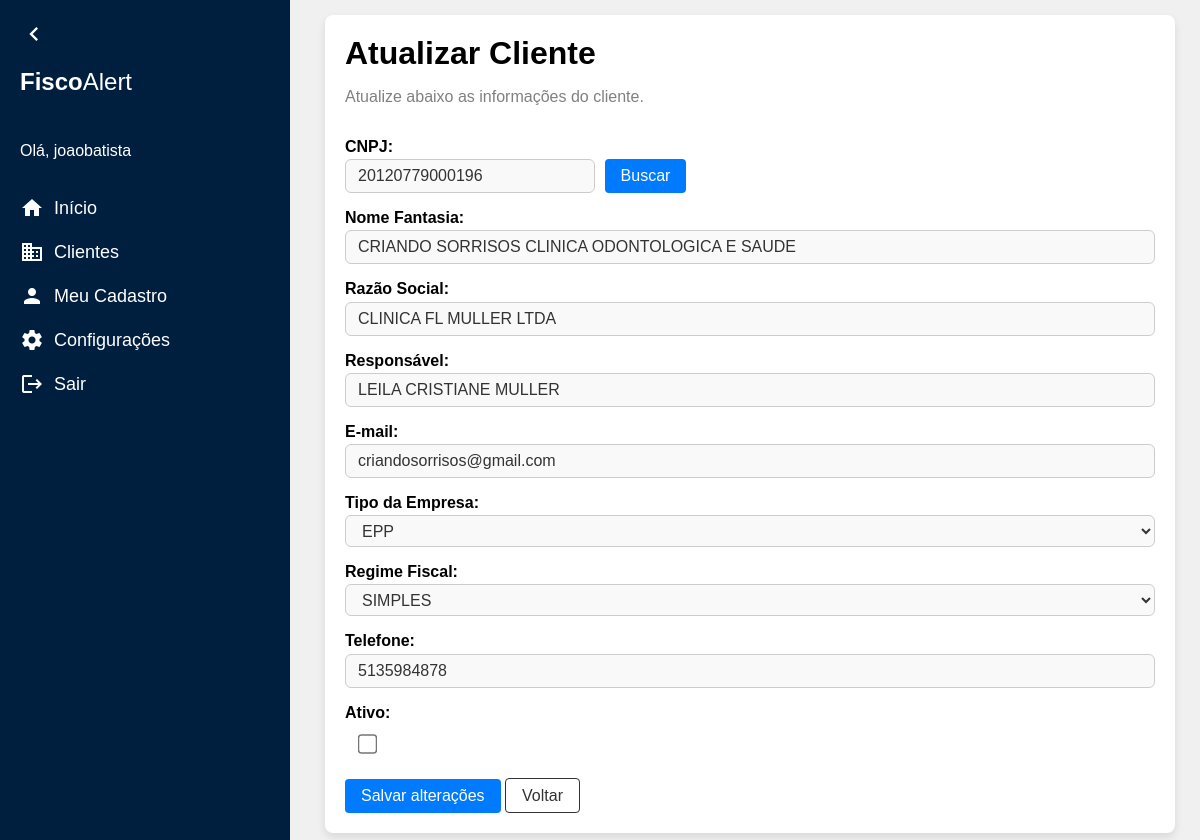
Page /cliente/6/update/ (signed in) on the committed database.
### contas/models.py (models this page shows)
class CustomUser(AbstractUser):
        escritorio = models.ForeignKey(
        Escritorio,
        on_delete=models.CASCADE,
        null=True,
        blank=True,
        related_name='usuarios'
    )

### clientes/models.py (models this page shows, shortened)
class Cliente(models.Model):
    id = models.AutoField(primary_key=True)
    nome_fantasia = models.CharField(max_length=200)
    razao_social = models.CharField(max_length=200)
    cnpj = models.CharField(max_length=14, blank=True, null=True)
    responsavel_tecnico = models.CharField(max_length=50)
    email = models.CharField(max_length=200, blank=True, null=True)
    tipo_empresa = models.ForeignKey(TipoEmpresa, on_delete=models.PROTECT, related_name='tipo_empresa', blank= True, null= True)
    regime_fiscal = models.ForeignKey(RegimeFiscal, on_delete=models.PROTECT, related_name= 'regime_fiscal')
    data_inclusao = models.DateField(blank= True, null= True)
    data_exclusao = models.DateField(blank= True, null= True)
    ultima_atualizacao = models.DateTimeField(blank=True, null=True)
    status = models.CharField(max_length=20, blank= True, null= True)
    telefone = models.CharField(
        max_length=15, blank=True, null=True,
        validators=[
            RegexValidator(
                regex=r'^\d{10,11}$',
                message="O número de telefone deve conter apenas dígitos e ter 10 ou 11 dígitos."
            )
        ]
    )
    ativo = models.BooleanField(default=True)
    escritorio = models.ForeignKey(Escritorio, on_delete=models.PROTECT, related_name='escritorio', blank= True, null= True)

### clientes/views.py (the view)
# urls.py: path('cliente/<int:pk>/update/', ClienteUpdateView.as_view(), name = 'cliente_update'),
@method_decorator(login_required, name='dispatch')
class ClienteUpdateView(EscritorioRestritoMixin, UpdateView):
    model = Cliente
    form_class = ClienteForm
    template_name = 'cliente_update.html'
    success_url = reverse_lazy('clientes')

### clientes/forms.py (shortened to what this page needs)
class ClienteForm(forms.ModelForm):
    telefone = forms.CharField(
        max_length=15,
        required=False,
        label="Telefone",
        validators=[
            RegexValidator(
                regex=r'^\d{10,11}$',
                message="O número de telefone deve conter apenas dígitos e ter 10 ou 11 dígitos."
            )
        ]
    )
    class Meta:
        model = Cliente
        fields = [
            'cnpj',
            'nome_fantasia',
            'razao_social',
            'responsavel_tecnico',
            'email',
            'tipo_empresa',
            'regime_fiscal',
            'telefone',
            'ativo',
        ]
        labels = {
            'cnpj': "CNPJ",
            'nome_fantasia': "Nome Fantasia",
            'razao_social': "Razão Social",
            'responsavel_tecnico': "Responsável",
            'email': "E-mail",
            'tipo_empresa': "Tipo da Empresa",
            'regime_fiscal': "Regime Fiscal",
            'telefone': "Telefone",
            'ativo': "Ativo"
        }

### clientes/models.py (called while the page is built)
    def __str__(self):
        return self.nome

    def __str__(self):
        return self.nome

### clientes/utils.py (called while the page is built)
    def get_queryset(self):
        qs = super().get_queryset()
        escritorio = self.request.user.escritorio
        return qs.filter(escritorio=escritorio)

    def dispatch(self, request, *args, **kwargs):
        if hasattr(self, 'get_object'):
            obj = self.get_object()
            if obj.escritorio != request.user.escritorio:
                raise PermissionDenied("Você não tem permissão para acessar este recurso.")
        return super().dispatch(request, *args, **kwargs)

### configuracoes/context_processors.py (called while the page is built)
def cor_principal(request):
    if request.user.is_authenticated:
        escritorio = request.user.escritorio
        try:
            configuracoes = Configuracoes.objects.get(empresa_config=escritorio)
            cor_principal = configuracoes.cor_principal or "#001f3f"
        except Configuracoes.DoesNotExist:
            cor_principal = "#001f3f"
    else:
        cor_principal = "#001f3f"
    return {
        'cor_principal': cor_principal
    }

### clientes/templates/cliente_update.html (shortened to what this page needs)
{% extends "base.html" %}
{% block content %}
<div class="content">
    <div class="container">
        <div class="title">Atualizar Cliente</div>
        <p>Atualize abaixo as informações do cliente.</p>
        <form method="post" enctype="multipart/form-data" class="formulario-cliente">
            <div class="form-group">
                {{ form.cnpj.label_tag }}
                <div class="input-group">
                    {{ form.cnpj }}
                    <button type="button" id="buscar-cnpj" class="botao-primario">Buscar</button>
                </div>
            </div>
            {% for field in form %}
            {% if field.name != "cnpj" %}
            <div class="form-group">
                {{ field.label_tag }}
                {{ field }}
            </div>
            {% endif %}
            {% endfor %}
            <div class="form-actions">
                <input type="submit" value="Salvar alterações" class="botao-primario">
                <a href="{% url 'clientes' %}" class="botao-secundario">Voltar</a>
            </div>
        </form>
    </div>
</div>
{% endblock %}

### app/templates/base.html (shortened to what this page needs)
<!DOCTYPE html>
<html lang="pt-BR">
<head>
</head>
<body>
    <nav class="sidebar collapsed" id="sidebar">
        <span class="material-icons toggle-btn" onclick="toggleSidebar()">chevron_left</span>
        <span class="logo"><strong>Fisco</strong>Alert</span>
        <div class="menu">
            {% if user.is_authenticated %}
            <p>Olá, {{ user.username }}</p>
            {% endif %}
            <a href="{% url 'inicio' %}">
                <span class="material-icons">home</span>
                <span class="text">Início</span>
            </a>
            <a href="{% url 'clientes' %}">
                <span class="material-icons">business</span>
                <span class="text">Clientes</span>
            </a>
            <a href="{% url 'escritorio_detalhes' %}">
                <span class="material-icons">person</span>
                <span class="text">Meu Cadastro</span>
            </a>
            <a href="{% url 'configuracoes' %}">
                <span class="material-icons">settings</span>
                <span class="text">Configurações</span>
            </a>
            <a href="{% url 'logout' %}">
                <span class="material-icons">logout</span>
                <span class="text">Sair</span>
            </a>
        </div>
    </nav>
    {% block content %}
    {% endblock %}
</body>
</html>

### rows in the picture
CustomUser: username "joaobatista"
Cliente: cnpj "20120779000196", form "CRIANDO SORRISOS CLINICA ODONTOLOGICA E SAUDE" "CLINICA FL MULLER LTDA" "LEILA CRISTIANE MULLER" "criandosorrisos@gmail.com" "EPP" "SIMPLES" "5135984878"

### other values in the picture
{{ field.label_tag }} "Nome Fantasia:" "Razão Social:" "Responsável:" "E-mail:" "Tipo da Empresa:" "Regime Fiscal:" "Telefone:" "Ativo:"
